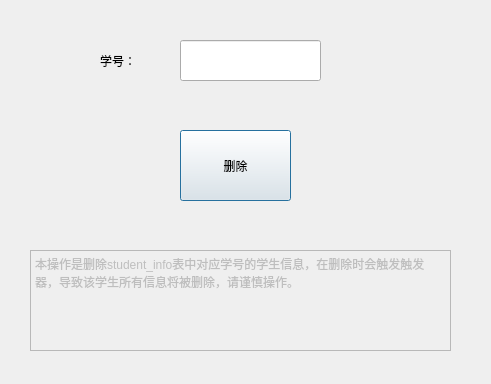
<?xml version="1.0" encoding="UTF-8"?>
<ui version="4.0">
 <class>deleteDialog</class>
 <widget class="QDialog" name="deleteDialog">
  <property name="geometry">
   <rect>
    <x>0</x>
    <y>0</y>
    <width>491</width>
    <height>384</height>
   </rect>
  </property>
  <property name="windowTitle">
   <string>Dialog</string>
  </property>
  <property name="windowIcon">
   <iconset resource="recourse.qrc">
    <normaloff>:/new/prefix1/delete.png</normaloff>:/new/prefix1/delete.png</iconset>
  </property>
  <widget class="QLabel" name="deletelabel">
   <property name="geometry">
    <rect>
     <x>100</x>
     <y>40</y>
     <width>71</width>
     <height>41</height>
    </rect>
   </property>
   <property name="styleSheet">
    <string notr="true">font: 12pt &quot;微软雅黑&quot;;</string>
   </property>
   <property name="text">
    <string>学号：</string>
   </property>
   <property name="buddy">
    <cstring>delete_sno_Edit</cstring>
   </property>
  </widget>
  <widget class="QLineEdit" name="delete_sno_Edit">
   <property name="geometry">
    <rect>
     <x>180</x>
     <y>40</y>
     <width>141</width>
     <height>41</height>
    </rect>
   </property>
  </widget>
  <widget class="QPushButton" name="deleteButton">
   <property name="geometry">
    <rect>
     <x>180</x>
     <y>130</y>
     <width>111</width>
     <height>71</height>
    </rect>
   </property>
   <property name="styleSheet">
    <string notr="true">font: 14pt &quot;微软雅黑&quot;;</string>
   </property>
   <property name="text">
    <string>删除</string>
   </property>
  </widget>
  <widget class="QPlainTextEdit" name="plainTextEdit">
   <property name="enabled">
    <bool>false</bool>
   </property>
   <property name="geometry">
    <rect>
     <x>30</x>
     <y>250</y>
     <width>421</width>
     <height>101</height>
    </rect>
   </property>
   <property name="styleSheet">
    <string notr="true">font: 12pt &quot;宋体&quot;;</string>
   </property>
   <property name="plainText">
    <string>本操作是删除student_info表中对应学号的学生信息，在删除时会触发触发器，导致该学生所有信息将被删除，请谨慎操作。</string>
   </property>
  </widget>
 </widget>
 <resources>
  <include location="recourse.qrc"/>
 </resources>
 <connections/>
</ui>
